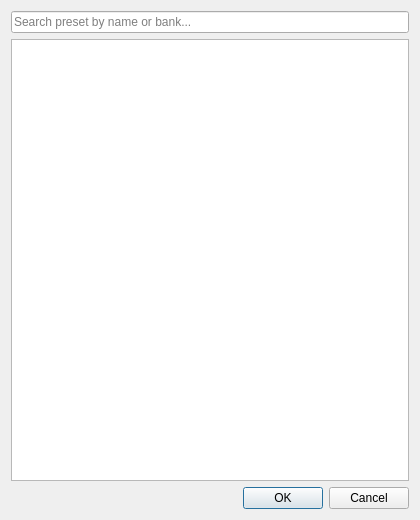
<?xml version="1.0" encoding="UTF-8"?>
<ui version="4.0">
 <class>PresetSelectorDialog</class>
 <widget class="QDialog" name="PresetSelectorDialog">
  <property name="geometry">
   <rect>
    <x>0</x>
    <y>0</y>
    <width>420</width>
    <height>520</height>
   </rect>
  </property>
  <property name="windowTitle">
   <string>Select a Preset (1 - 128)</string>
  </property>
  <layout class="QVBoxLayout" name="verticalLayout">
   <item>
    <widget class="QLineEdit" name="searchEdit">
     <property name="placeholderText">
      <string>Search preset by name or bank...</string>
     </property>
     <property name="clearButtonEnabled">
      <bool>true</bool>
     </property>
    </widget>
   </item>
   <item>
    <widget class="QListWidget" name="presetListWidget"/>
   </item>
   <item>
    <widget class="QDialogButtonBox" name="buttonBox">
     <property name="orientation">
      <enum>Qt::Orientation::Horizontal</enum>
     </property>
     <property name="standardButtons">
      <set>QDialogButtonBox::StandardButton::Cancel|QDialogButtonBox::StandardButton::Ok</set>
     </property>
    </widget>
   </item>
  </layout>
 </widget>
 <resources/>
 <connections>
  <connection>
   <sender>buttonBox</sender>
   <signal>accepted()</signal>
   <receiver>PresetSelectorDialog</receiver>
   <slot>accept()</slot>
  </connection>
  <connection>
   <sender>buttonBox</sender>
   <signal>rejected()</signal>
   <receiver>PresetSelectorDialog</receiver>
   <slot>reject()</slot>
  </connection>
 </connections>
</ui>
